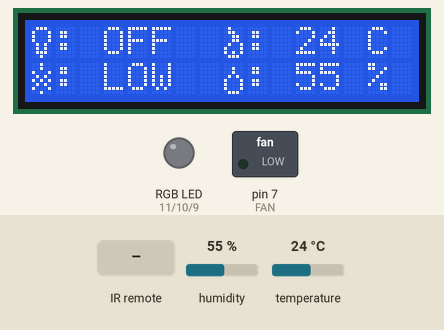
This sketch was run on a simulated Arduino Uno, built with avr-gcc and run on an emulated ATmega328P. On the bench: 16×2 character LCD, switched loads named in the sketch (green lamp = pin HIGH), an RGB LED mixed from three pins (HIGH = lit). The inputs (shaded band) are chosen by the test bench; at power-on: humidity 55 %, temperature 24 °C. Dim RGB values are drawn brighter than linear.

Above: at 1.2 s.
1.3 s: infrared code 0xFF30CF received
At 1.7 s:
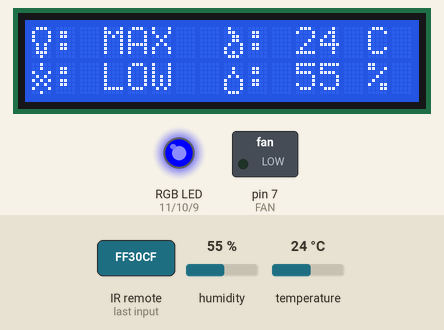
2.8 s: infrared code 0xFFE01F received
At 3.3 s:
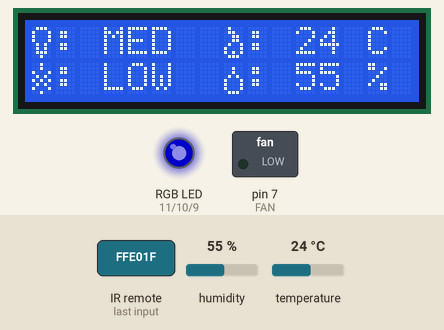
4.3 s: infrared code 0xFF7A85 received
At 5.3 s:
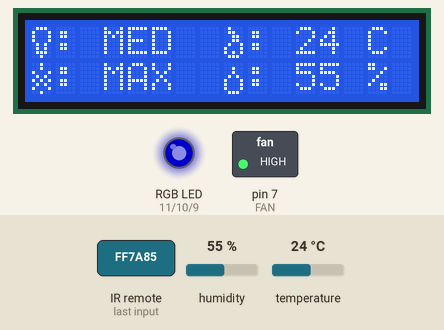
5.8 s: infrared code 0xFF6897 received
At 7.0 s:
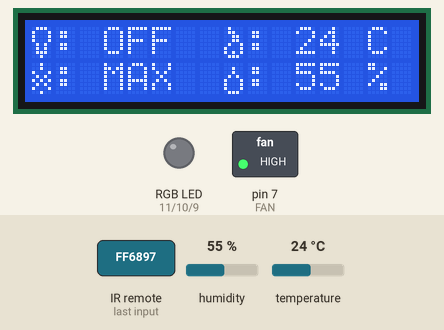
7.3 s: infrared code 0xFF30CF received
At 7.6 s:
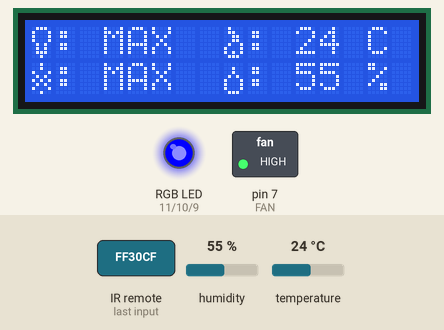
8.8 s: humidity set to 22 %
At 9.5 s:
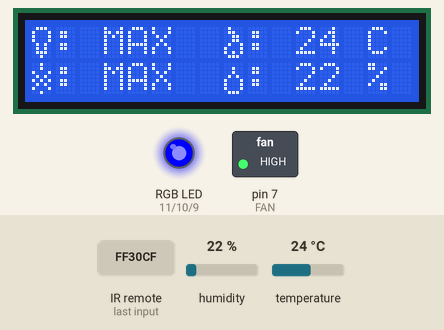
Timing chart, 0 to 11.3 s (numbered marks = the images above; inputs shaded):
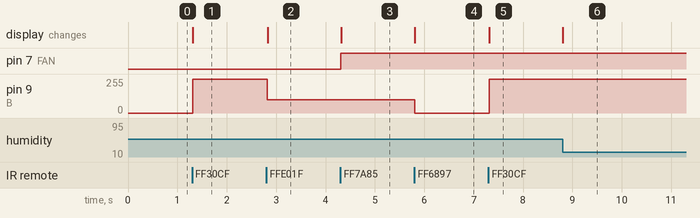

The sketch:

TerrariumController.ino
```cpp
#include <IRremote.h>
#include <LiquidCrystal.h>
#include <dht.h>

dht DHT;

#define DHT11 6
#define REC 8
#define R 11
#define G 10
#define B 9
#define FAN 7
#define LCDP13 13
#define LCDP12 12
#define LCDP5 5
#define LCDP4 4
#define LCDP3 3
#define LCDP2 2

int aux = 0;
int bright = 0;

// Inicializar Liquid Crystal
LiquidCrystal lcd(LCDP13, LCDP12, LCDP5, LCDP4, LCDP3, LCDP2);

// Criar objeto IRrecv e decode_results para receber e decodificar comando
IRrecv control(REC);
decode_results code;

byte Lamp[8] =
{
0b01110,
0b10001,
0b10001,
0b10001,
0b01010,
0b01010,
0b01110,
0b00100
};

byte Fan[8] =
{
0b00100,
0b00100,
0b10001,
0b01010,
0b10101,
0b01010,
0b10001,
0b00100
};

byte Flame[8] =
{
0b01000,
0b01100,
0b00110,
0b00110,
0b01001,
0b10001,
0b10101,
0b01110
};

byte Water[8] =
{
0b00000,
0b00100,
0b00100,
0b01010,
0b10001,
0b10001,
0b10001,
0b01110
};

void setup() {
  lcd.begin(16,2);
  lcd.createChar(0, Lamp);
  lcd.createChar(1, Fan);
  lcd.createChar(2, Flame);
  lcd.createChar(3, Water);

  lcd.setCursor(0, 0);
  lcd.write(byte(0));
  lcd.setCursor(8, 0);
  lcd.write(byte(2));
  lcd.setCursor(9, 0);
  lcd.print(": ");

  lcd.setCursor(0, 1);
  lcd.write(byte(1));
  lcd.setCursor(8, 1);
  lcd.write(byte(3));
  lcd.setCursor(9, 1);
  lcd.print(": ");

  lcd.setCursor(1, 0);
  lcd.print(": OFF");
  lcd.setCursor(1, 1);
  lcd.print(": LOW");

  control.enableIRIn(); //Inicializar conexão com o comando
  pinMode(FAN, OUTPUT);
  digitalWrite(FAN, LOW);
  pinMode(R, OUTPUT);
  pinMode(G, OUTPUT);
  pinMode(B, OUTPUT);
  Serial.begin(9600);
}

void loop() {
  // Ler e exibir temperatura e humidade
  TempH();

  //Caso seja efetuado um comando
  if(control.decode(&code) && code.value != 0xFFFFFFFF){

    // Button 1
    if(code.value == 0xFF30CF){ //Turn on LED
      RGB_Collor(0, 0 ,255);
      WriteLcd(1);
      bright = 1;

    // Button 0
    } else if(code.value == 0xFF6897){ // Turn off LED
      RGB_Collor(0, 0 , 0);
      WriteLcd(6);
      bright = 0;

    // Button -
    } else if(code.value == 0xFFE01F && bright == 1){ //Reduce luminosity in 1 stage
      RGB_Collor(0, 0, 100);
      WriteLcd(2);
      bright = 2;


    } else if(code.value == 0xFFE01F && bright == 2){ //Reduce luminosity in 1+ stage
      RGB_Collor(0, 0, 30);
      WriteLcd(3);
      bright = 3;

    // Button +
    } else if(code.value == 0xFFA857 && bright == 3){ //Increase luminosity by 1 stage
      RGB_Collor(0, 0, 100);
      WriteLcd(2);
      bright = 2;

    } else if(code.value == 0xFFA857 && bright == 2){ //Increase luminosity by 1+ stage
      RGB_Collor(0, 0, 255);
      WriteLcd(1);
      bright = 1;

    // Button 3
    } else if(code.value == 0xFF7A85){
      digitalWrite(FAN, HIGH);
      WriteLcd(4);

    // Button 4
    } else if(code.value == 0xFF10EF){
      digitalWrite(FAN, LOW);
      WriteLcd(5);
    }
  }

  control.resume();
}

// Função de leitura e exibição de temperatura e humidade
void TempH(){

  DHT.read11(DHT11);
  int t = DHT.temperature;
  int h = DHT.humidity;

  lcd.setCursor(11, 0);
  if(t > 0){
    lcd.print(t);
    lcd.print(" C");
  }

  lcd.setCursor(11, 1);
  if(h > 0){
    lcd.print(h);
    lcd.print(" %");
  }
}


void RGB_Collor(int r, int g, int b){
  analogWrite(R, r);
  analogWrite(G, g);
  analogWrite(B, b);
}

void WriteLcd(int value){
  switch(value){
    case(1):
      lcd.setCursor(1, 0);
      lcd.print(": MAX");
      break;
    case(2):
      lcd.setCursor(1, 0);
      lcd.print(": MED");
      break;
    case(3):
      lcd.setCursor(1, 0);
      lcd.print(": LOW");
      break;
    case(4):
      lcd.setCursor(1, 1);
      lcd.print(": MAX");
      break;
    case(5):
      lcd.setCursor(1, 1);
      lcd.print(": LOW");
      break;
    case(6):
      lcd.setCursor(1, 0);
      lcd.print(": OFF");
      break;
    default:
      break;

  }
}
```

Measured:
- after the input at 1.3 s, pin 9 (B): 0/255 → 255/255 at once; the display: changes at once (image 1)
- after the input at 2.8 s, pin 9 (B): 255/255 → 100/255 at once; the display: changes at once (image 2)
- after the input at 4.3 s, pin 7 (FAN): LOW → HIGH at once; the display: changes at once (image 3)
- after the input at 5.8 s, pin 9 (B): 100/255 → 0/255 at once; the display: changes at once (image 4)
- after the input at 7.3 s, pin 9 (B): 0/255 → 255/255 at once; the display: changes at once (image 5)
- after the input at 8.8 s, the display: changes at once (image 6)
